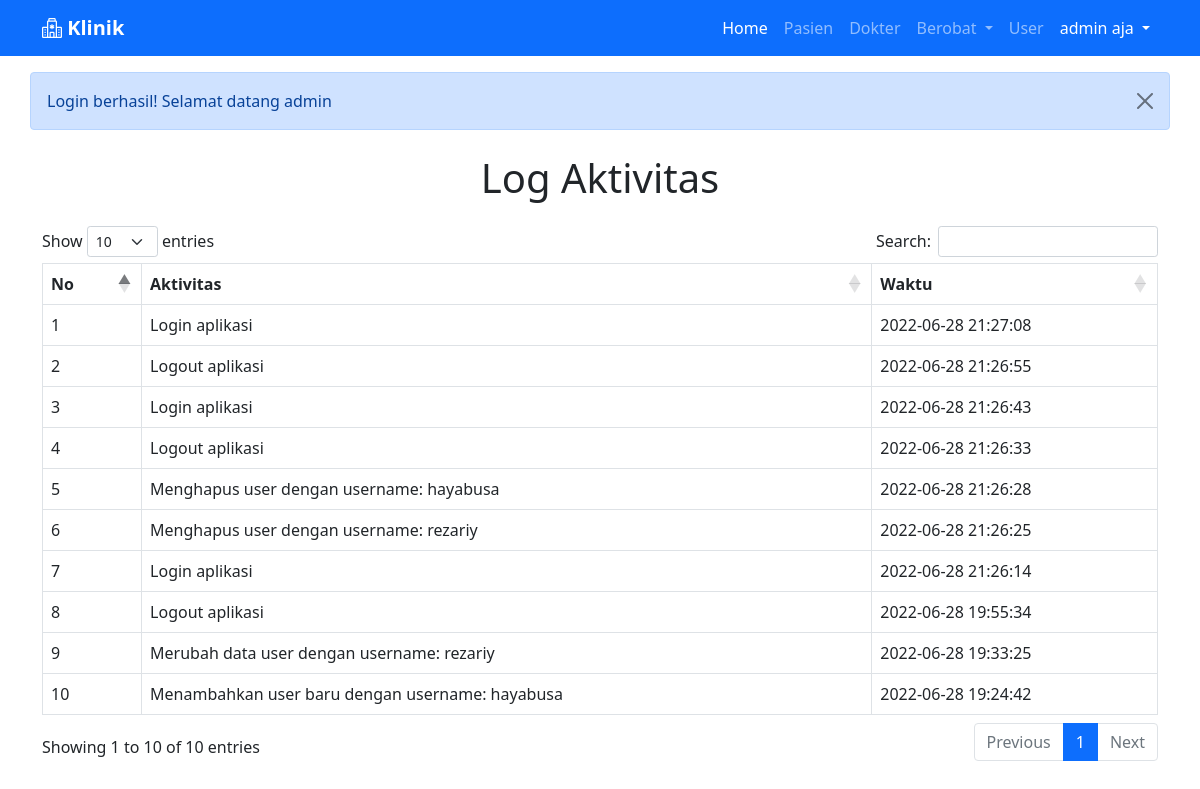
The app's page /aktivitas.php (signed in) with its own data.
### tables this page shows
CREATE TABLE `log_user` (
  `id_log` int(11) NOT NULL,
  `action_by` varchar(50) NOT NULL,
  `aktivitas` text NOT NULL,
  `waktu` datetime NOT NULL
);

### aktivitas.php (the view)
<?php include "layout/_header.php" ?>
<div class="container">
    <h1 class="text-center my-4">Log Aktivitas</h1>
    <table class="table table-bordered table-hover" id="example">
        <thead>
            <tr>
                <th>No</th>
                <th>Aktivitas</th>
                <th>Waktu</th>
            </tr>
        </thead>
        <tbody>
            <?php
            $no = 1;
            $username = $_SESSION['userdata']['username'];
            $sql = "SELECT * FROM log_user WHERE action_by = '$username' ";
            $sql .= "ORDER BY waktu DESC";
            $query = mysqli_query($koneksi, $sql);
            while ($log = mysqli_fetch_array($query)) {
            ?>
                <tr>
                    <td><?= $no++ ?></td>
                    <td><?= $log['aktivitas'] ?></td>
                    <td><?= $log['waktu'] ?></td>
                </tr>
            <?php } ?>
        </tbody>
    </table>
</div>
<?php include "layout/_footer.php" ?>

### records on screen
log_user: aktivitas "Login aplikasi", waktu "2022-06-28 21:27:08"
log_user: aktivitas "Logout aplikasi", waktu "2022-06-28 21:26:55"
log_user: aktivitas "Login aplikasi", waktu "2022-06-28 21:26:43"
log_user: aktivitas "Logout aplikasi", waktu "2022-06-28 21:26:33"
log_user: aktivitas "Menghapus user dengan username: hayabusa", waktu "2022-06-28 21:26:28"
log_user: aktivitas "Menghapus user dengan username: rezariy", waktu "2022-06-28 21:26:25"
log_user: aktivitas "Login aplikasi", waktu "2022-06-28 21:26:14"
log_user: aktivitas "Logout aplikasi", waktu "2022-06-28 19:55:34"
log_user: aktivitas "Merubah data user dengan username: rezariy", waktu "2022-06-28 19:33:25"
log_user: aktivitas "Menambahkan user baru dengan username: hayabusa", waktu "2022-06-28 19:24:42"

### other values on screen
$_SESSION['userdata']['nama_lengkap'] "admin aja"
$_SESSION['success'] "Login berhasil! Selamat datang admin"
